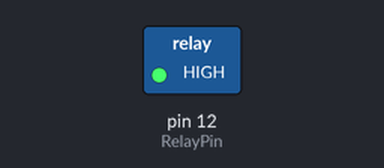
A sketch run on a simulated Arduino Uno, built with avr-gcc and run on an emulated ATmega328P. On the bench: switched loads named in the sketch (green lamp = pin HIGH).

Above: at 2.5 s.
At 7.5 s:
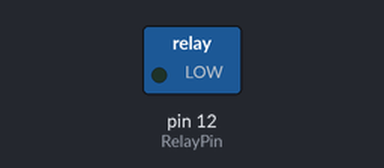
Timing chart, 0 to 13.0 s (numbered marks = the images above):
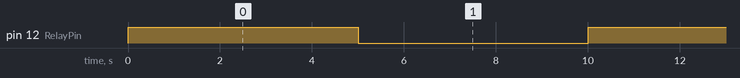

Measured:
- by itself, pin 12 (RelayPin): alternates HIGH for 5.0 s and LOW for 5.0 s

The sketch:

relay.ino
```cpp
int RelayPin = 12;

void setup() {
  Serial.begin(9600);
  pinMode(RelayPin, OUTPUT);
}

void loop() {


  digitalWrite(RelayPin, HIGH);
  delay(5000);
  digitalWrite(RelayPin, LOW);


  delay(5000);
}
```
